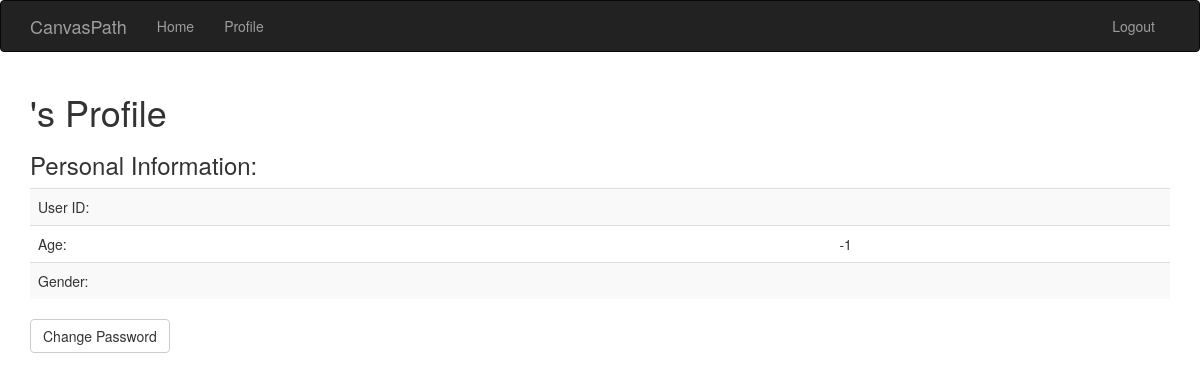
Page /profile (signed in) on the earlier database version.
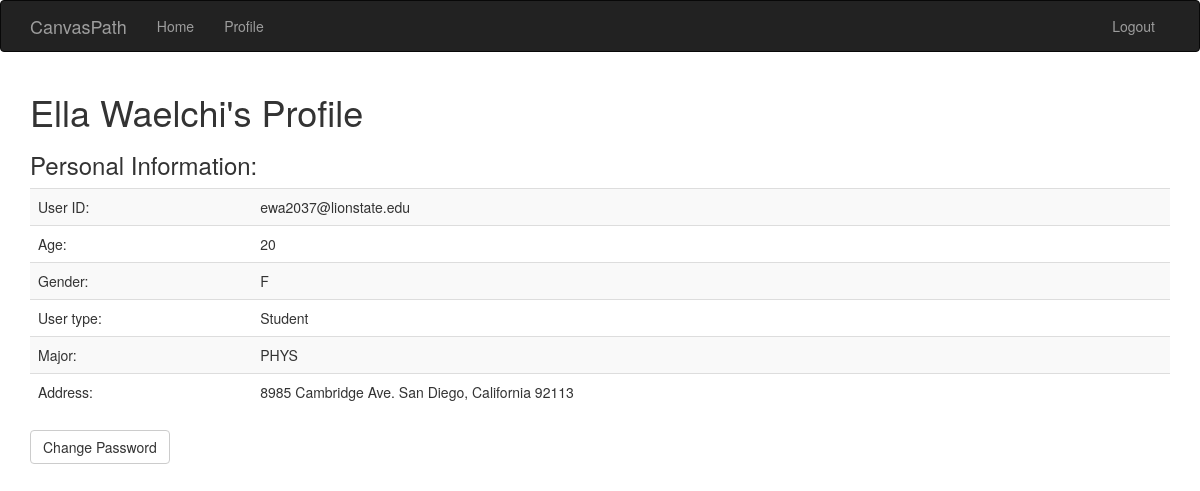
Same page on the later database version.
### tables this page shows
CREATE TABLE User(
                      email CHAR(22) NOT NULL,
                      password CHAR(95) NOT NULL,
                      name CHAR(50) NOT NULL,
                      age INTEGER NOT NULL,
                      gender CHAR(1) NOT NULL,
                      acct_type CHAR(1) NOT NULL,
                      PRIMARY KEY (email));

CREATE TABLE Student(
                      email CHAR(22) NOT NULL,
                      major CHAR(5) NOT NULL,
                      street CHAR(50) NOT NULL,
                      zipcode INTEGER NOT NULL,
                      PRIMARY KEY (email),
                      FOREIGN KEY (email) REFERENCES User(email),
                      FOREIGN KEY (zipcode) REFERENCES Zipcode);

### app/routes.py (the view)
@app.route('/profile', methods=['GET', 'POST'])
@login_required
def profile():
    form = ChangePWForm()
    if form.validate_on_submit():
        if current_user.check_password(form.oldpw.data):
            current_user.set_password(form.newpw.data)
            flash('Password Changed.', category='alert-success')
        else:
            flash('Current Password is incorrect.', category='alert-danger')
    return render_template('profile.html', title='Profile', form=form)

### app/models.py (called while the page is built)
@login.user_loader
def load_user(id):
    return User(id)

### app/templates/profile.html (shortened to what this page needs)
{% extends "base.html" %}
{% import "bootstrap/wtf.html" as wtf %}
{% block app_content %}
    <h1>{{ current_user.name }}'s Profile</h1>
    <h3>Personal Information:</h3>
    <table class="table table-striped">
        <tr>
            <td>User ID:</td>
            <td>{{ current_user.id }}</td>
        </tr>
        <tr>
            <td>Age:</td>
            <td>{{ current_user.age }}</td>
        </tr>
        <tr>
            <td>Gender:</td>
            <td>{{ current_user.gender }}</td>
        </tr>
        {% if current_user.user_type == "S" %}
            <tr>
                <td>User type:</td>
                <td>Student</td>
            </tr>
            <tr>
                <td>Major:</td>
                <td>{{ current_user.major }}</td>
            </tr>
            <tr>
                <td>Address:</td>
                <td>{{ current_user.street }} {{ current_user.city }}</td>
            </tr>
        {% endif %}
    </table>
    <button class="btn btn-default" data-toggle="collapse" data-target="#pwchange">Change Password</button>
{% endblock %}

Differences in the rows shown:
now on this page (row edited): User: name "Ella Waelchi", id "ewa2037@lionstate.edu"
now on this page (row unchanged): Student: major "PHYS", street "8985 Cambridge Ave."
Other differences:
{{ current_user.age }}: "-1" → "20"
{{ current_user.gender }}: (not shown) → "F"
{{ current_user.city }}: (not shown) → "San Diego, California 92113"
text now shown: "User type: Student Major: Address:"
